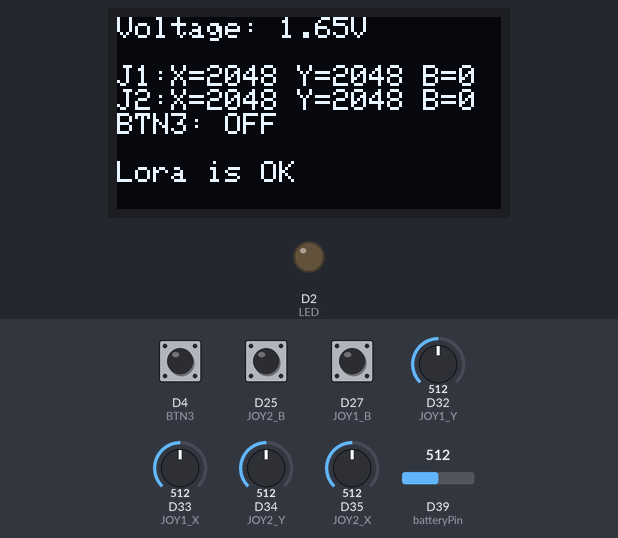
The sketch below on a simulated Arduino Due. Parts: 128×64 one-colour display, output pins drawn as LEDs (lit = HIGH). Inputs (shaded band) come from the test bench; at power-on: D4 (BTN3) HIGH, D32 (JOY1_Y) = 512, D33 (JOY1_X) = 512, D34 (JOY2_Y) = 512, D35 (JOY2_X) = 512, D39 (batteryPin) = 512, D25 (JOY2_B) HIGH, D27 (JOY1_B) HIGH (analog values on the 0–1023 scale). No radio packets arrive unless stated; what the sketch prints to the serial monitor is not drawn.

Above: at 1.2 s.
1.3 s: D4 (BTN3) pulled LOW for 0.75 s
At 2.4 s:
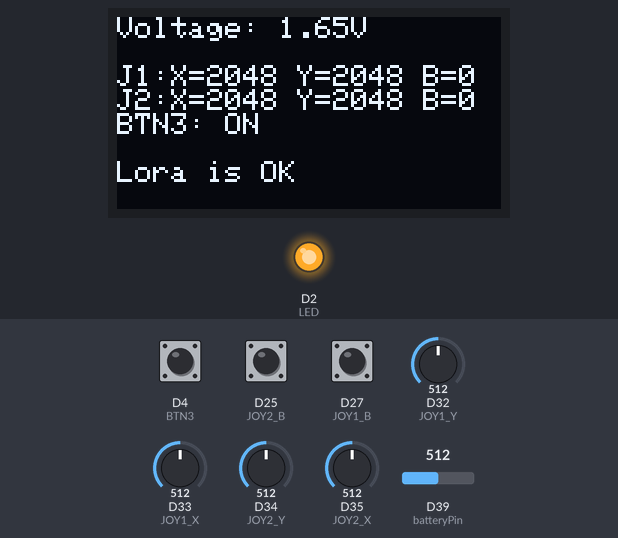
4.0 s: D32 (JOY1_Y) set to 716
At 4.8 s:
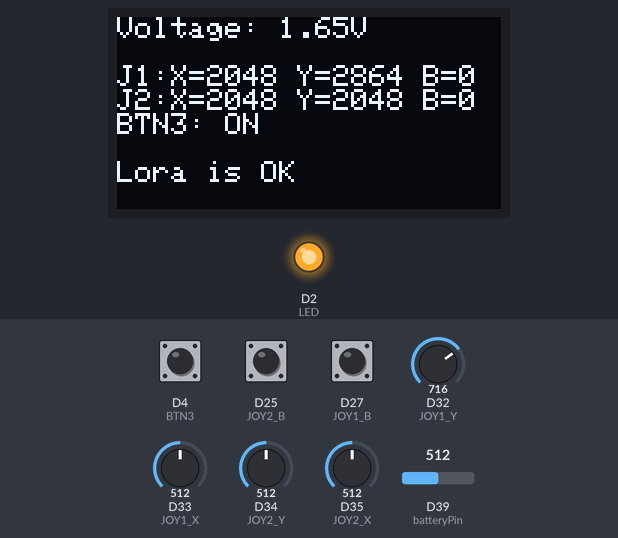
5.8 s: D33 (JOY1_X) set to 716
At 6.6 s:
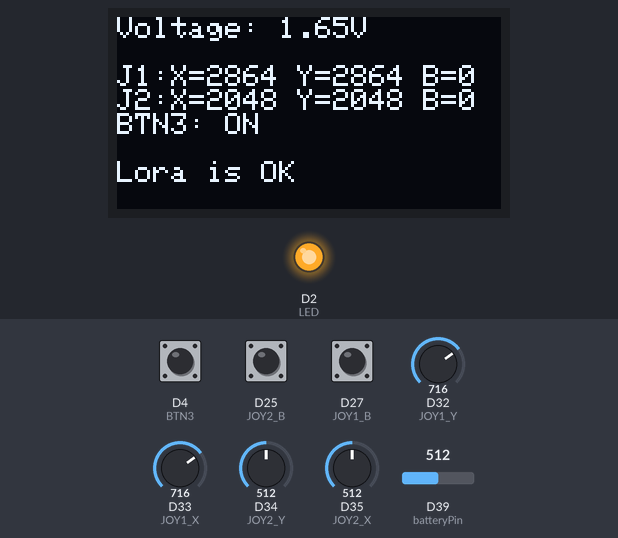
7.7 s: D34 (JOY2_Y) set to 716
At 8.5 s:
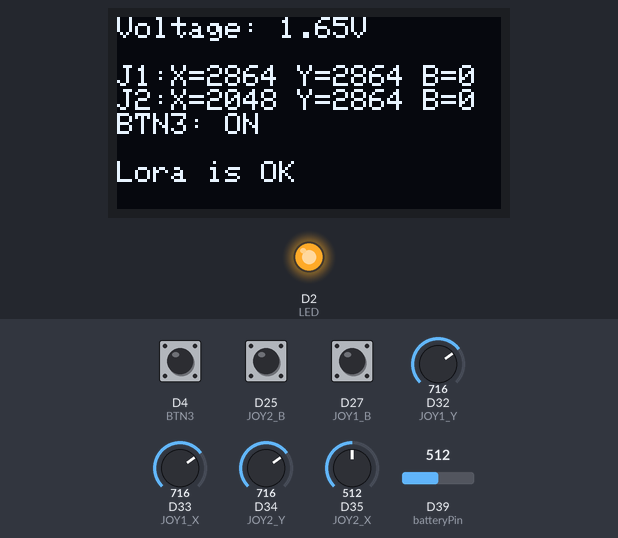
9.5 s: D35 (JOY2_X) set to 716
At 10.3 s:
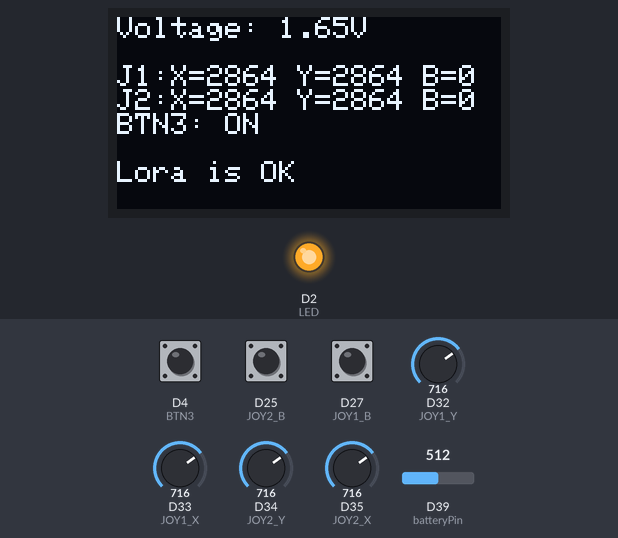
11.3 s: D39 (batteryPin) set to 716
At 12.2 s:
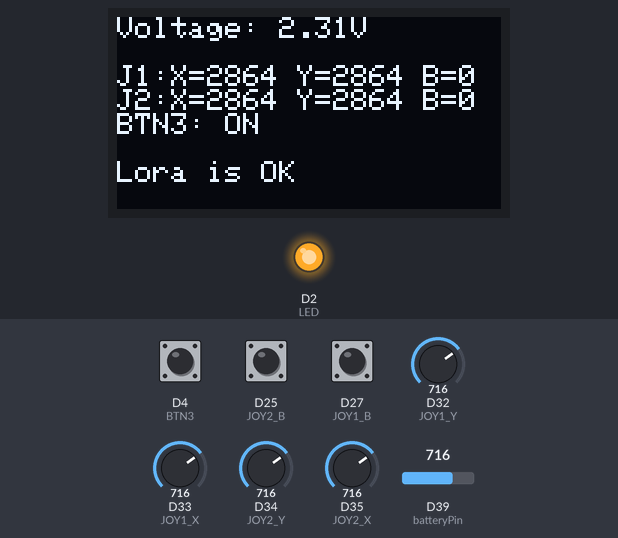
Timing chart, 0 to 14.2 s (numbered marks = the images above; inputs shaded):
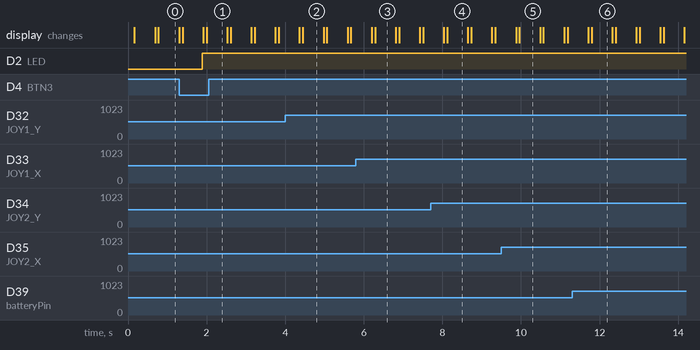

The sketch:

screen_ok_sender_update.ino
```cpp
#include <SPI.h>
#include <LoRa.h>
#include <Wire.h>
#include <Adafruit_GFX.h>
#include <Adafruit_SSD1306.h>

// OLED settings
#define SCREEN_WIDTH 128
#define SCREEN_HEIGHT 64
Adafruit_SSD1306 display(SCREEN_WIDTH, SCREEN_HEIGHT, &Wire, -1);

// LoRa pins
#define SS 5
#define RST 14
#define DIO0 26

int batteryPin = 39 ;  // Chân ADC để đọc điện áp pin

// Joystick 2
#define JOY2_X 35
#define JOY2_Y 34
#define JOY2_B 25

// Joystick 1
#define JOY1_X 33
#define JOY1_Y 32
#define JOY1_B 27

// Button & LED
#define BTN3 4
#define LED 2

bool btnState = false;
bool lastButtonState = HIGH;
unsigned long lastDebounceTime = 0;
const unsigned long debounceDelay = 50;

float referenceVoltage = 3.3;  // Điện áp tham chiếu

void setup() {
  Serial.begin(115200);

  // Joystick button input
  pinMode(JOY1_B, INPUT_PULLUP);
  pinMode(JOY2_B, INPUT_PULLUP);
  pinMode(BTN3, INPUT_PULLUP);
  pinMode(LED, OUTPUT);

  analogReadResolution(12); // Độ phân giải 12 bit (giá trị từ 0 đến 4095)

  // LoRa setup
  LoRa.setPins(SS, RST, DIO0);
  if (!LoRa.begin(433E6)) {
    Serial.println("❌ LoRa init failed!");
    while (1);
  }
  Serial.println("✅ LoRa transmitter ready");

  // OLED setup
  if (!display.begin(SSD1306_SWITCHCAPVCC, 0x3C)) {
    Serial.println("SSD1306 failed!");
    while (1);
  }

  display.clearDisplay();
  display.setTextSize(1);
  display.setTextColor(WHITE);
  display.println("Lora is OK");
}

void loop() {

  // Đọc giá trị từ chân ADC để tính toán điện áp pin
  int batteryValue = analogRead(batteryPin); // Đọc giá trị ADC
  float voltage = (batteryValue * referenceVoltage) / 4095.0;  // Tính điện áp từ giá trị ADC

  // Kiểm tra giá trị ADC
  Serial.print("ADC value: ");
  Serial.println(batteryValue);  // In giá trị ADC để kiểm tra

  // Cập nhật màn hình OLED
  display.clearDisplay();
  display.setCursor(0, 0);
  display.setTextSize(1);
  display.setTextColor(WHITE);

  // Hiển thị điện áp pin
  display.print("Voltage: ");
  display.print(voltage, 2);  // In điện áp với 2 chữ số thập phân
  display.println("V");

  // Đọc giá trị joystick
  int joy1X = analogRead(JOY1_X);
  int joy1Y = analogRead(JOY1_Y);
  int joy1B = !digitalRead(JOY1_B);

  int joy2X = analogRead(JOY2_X);
  int joy2Y = analogRead(JOY2_Y);
  int joy2B = !digitalRead(JOY2_B);

  // Xử lý nút nhấn với debounce
  bool buttonRead = digitalRead(BTN3);
  if (buttonRead == LOW && lastButtonState == HIGH) {
    unsigned long currentTime = millis();
    if (currentTime - lastDebounceTime > debounceDelay) {
      btnState = !btnState;
      digitalWrite(LED, btnState ? HIGH : LOW);
      lastDebounceTime = currentTime;
    }
  }
  lastButtonState = buttonRead;

  String key3 = btnState ? "ON" : "OFF";

  // Hiển thị dữ liệu joystick lên OLED
  display.setCursor(0, 16);
  display.setTextSize(1);
  display.print("J1:X=");
  display.print(joy1X);
  display.print(" Y=");
  display.print(joy1Y);
  display.print(" B=");
  display.println(joy1B ? "1" : "0");

  display.print("J2:X=");
  display.print(joy2X);
  display.print(" Y=");
  display.print(joy2Y);
  display.print(" B=");
  display.println(joy2B ? "1" : "0");

  display.print("BTN3: ");
  display.println(key3);

  display.display(); // Cập nhật màn hình


  // Tạo thông điệp để gửi qua LoRa
  String message = "Voltage:" + String(voltage, 2) + "V, "
                   + "J1:X=" + String(joy1X) + " Y=" + String(joy1Y) + " B=" + String(joy1B ? "1" : "0") + ", "
                   + "J2:X=" + String(joy2X) + " Y=" + String(joy2Y) + " B=" + String(joy2B ? "1" : "0");

  if (LoRa.beginPacket()) {
    LoRa.print(message);  // Send message
    LoRa.endPacket();  // End LoRa packet
    Serial.println("📤 Đã gửi: " + message);

    // Update OLED with success message
    display.setCursor(0, 48);
    display.println("Lora is OK");
    display.display();
  } else {
    display.setCursor(0, 48);
    display.println("Lora is Not Ok");
    display.display();
  }

  delay(500);  // Delay giữa các lần đọc và gửi
}
```

Measured:
- after the input at 1.3 s, D2 (LED): LOW → HIGH after 0.59 s; the display: first differs from a run without the input after 0.61 s (image 1 shows a later state)
- after the input at 4.0 s, the display: first changes after 0.36 s (image 2 shows a later state)
- after the input at 5.8 s, the display: first changes after 0.40 s (image 3 shows a later state)
- after the input at 7.7 s, the display: first changes after 0.34 s (image 4 shows a later state)
- after the input at 9.5 s, the display: first changes after 0.37 s (image 5 shows a later state)
- after the input at 11.3 s, the display: first changes after 0.41 s (image 6 shows a later state)
- what the display in image 2 shows lasts 0.6 s, from 4.4 s to 5.0 s
